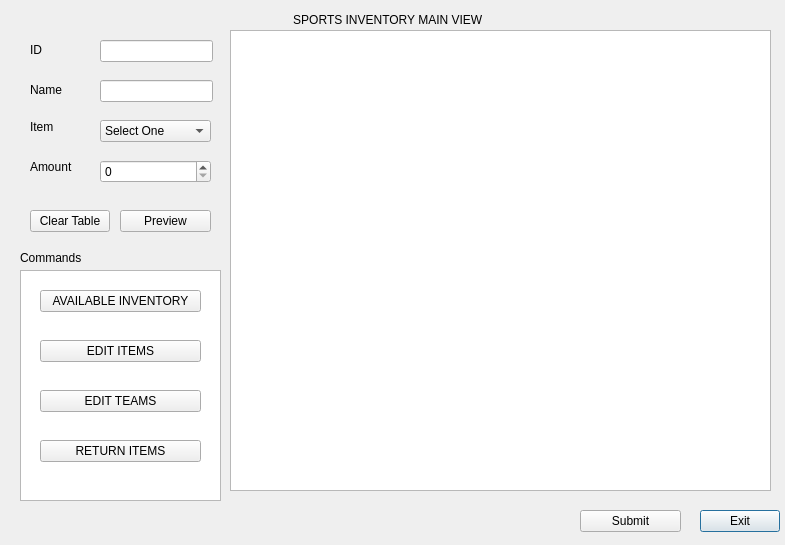
<?xml version="1.0" encoding="UTF-8"?>
<ui version="4.0">
 <class>mainView</class>
 <widget class="QDialog" name="mainView">
  <property name="geometry">
   <rect>
    <x>0</x>
    <y>0</y>
    <width>785</width>
    <height>545</height>
   </rect>
  </property>
  <property name="windowTitle">
   <string>Dialog</string>
  </property>
  <widget class="QLabel" name="label_2">
   <property name="geometry">
    <rect>
     <x>30</x>
     <y>40</y>
     <width>59</width>
     <height>20</height>
    </rect>
   </property>
   <property name="text">
    <string>ID</string>
   </property>
  </widget>
  <widget class="QLineEdit" name="stu_id">
   <property name="geometry">
    <rect>
     <x>100</x>
     <y>40</y>
     <width>113</width>
     <height>22</height>
    </rect>
   </property>
  </widget>
  <widget class="QPushButton" name="exitSystem">
   <property name="geometry">
    <rect>
     <x>700</x>
     <y>510</y>
     <width>80</width>
     <height>22</height>
    </rect>
   </property>
   <property name="text">
    <string>Exit</string>
   </property>
  </widget>
  <widget class="QPushButton" name="clearTable">
   <property name="geometry">
    <rect>
     <x>30</x>
     <y>210</y>
     <width>80</width>
     <height>22</height>
    </rect>
   </property>
   <property name="text">
    <string>Clear Table</string>
   </property>
  </widget>
  <widget class="QTableWidget" name="tableWidget">
   <property name="geometry">
    <rect>
     <x>230</x>
     <y>30</y>
     <width>541</width>
     <height>461</height>
    </rect>
   </property>
  </widget>
  <widget class="QLabel" name="label_3">
   <property name="geometry">
    <rect>
     <x>30</x>
     <y>120</y>
     <width>59</width>
     <height>14</height>
    </rect>
   </property>
   <property name="text">
    <string>Item</string>
   </property>
  </widget>
  <widget class="QPushButton" name="previewTable">
   <property name="geometry">
    <rect>
     <x>120</x>
     <y>210</y>
     <width>91</width>
     <height>22</height>
    </rect>
   </property>
   <property name="text">
    <string>Preview</string>
   </property>
  </widget>
  <widget class="QPushButton" name="submitDb">
   <property name="geometry">
    <rect>
     <x>580</x>
     <y>510</y>
     <width>101</width>
     <height>22</height>
    </rect>
   </property>
   <property name="text">
    <string>Submit</string>
   </property>
  </widget>
  <widget class="QPushButton" name="returnItems">
   <property name="geometry">
    <rect>
     <x>40</x>
     <y>440</y>
     <width>161</width>
     <height>22</height>
    </rect>
   </property>
   <property name="text">
    <string>RETURN ITEMS</string>
   </property>
  </widget>
  <widget class="QTableView" name="tableView">
   <property name="geometry">
    <rect>
     <x>20</x>
     <y>270</y>
     <width>201</width>
     <height>231</height>
    </rect>
   </property>
  </widget>
  <widget class="QComboBox" name="itemsList">
   <property name="geometry">
    <rect>
     <x>100</x>
     <y>120</y>
     <width>111</width>
     <height>22</height>
    </rect>
   </property>
   <item>
    <property name="text">
     <string>Select One</string>
    </property>
   </item>
   <item>
    <property name="text">
     <string>Rugby Balls</string>
    </property>
   </item>
   <item>
    <property name="text">
     <string>Hockey Balls</string>
    </property>
   </item>
   <item>
    <property name="text">
     <string>Table Tennis Bats</string>
    </property>
   </item>
   <item>
    <property name="text">
     <string>Tennis Balls</string>
    </property>
   </item>
  </widget>
  <widget class="QLabel" name="label">
   <property name="geometry">
    <rect>
     <x>30</x>
     <y>80</y>
     <width>59</width>
     <height>20</height>
    </rect>
   </property>
   <property name="text">
    <string>Name</string>
   </property>
  </widget>
  <widget class="QSpinBox" name="getItemCount">
   <property name="geometry">
    <rect>
     <x>100</x>
     <y>160</y>
     <width>111</width>
     <height>23</height>
    </rect>
   </property>
  </widget>
  <widget class="QPushButton" name="editTeams">
   <property name="geometry">
    <rect>
     <x>40</x>
     <y>390</y>
     <width>161</width>
     <height>22</height>
    </rect>
   </property>
   <property name="text">
    <string>EDIT TEAMS</string>
   </property>
  </widget>
  <widget class="QPushButton" name="editItems">
   <property name="geometry">
    <rect>
     <x>40</x>
     <y>340</y>
     <width>161</width>
     <height>22</height>
    </rect>
   </property>
   <property name="text">
    <string>EDIT ITEMS</string>
   </property>
  </widget>
  <widget class="QLabel" name="label_6">
   <property name="geometry">
    <rect>
     <x>20</x>
     <y>250</y>
     <width>81</width>
     <height>16</height>
    </rect>
   </property>
   <property name="text">
    <string>Commands</string>
   </property>
  </widget>
  <widget class="QPushButton" name="availableIventory">
   <property name="geometry">
    <rect>
     <x>40</x>
     <y>290</y>
     <width>161</width>
     <height>22</height>
    </rect>
   </property>
   <property name="text">
    <string>AVAILABLE INVENTORY</string>
   </property>
  </widget>
  <widget class="QLabel" name="label_5">
   <property name="geometry">
    <rect>
     <x>230</x>
     <y>10</y>
     <width>351</width>
     <height>20</height>
    </rect>
   </property>
   <property name="text">
    <string>                   SPORTS INVENTORY MAIN VIEW</string>
   </property>
  </widget>
  <widget class="QLineEdit" name="stu_name">
   <property name="geometry">
    <rect>
     <x>100</x>
     <y>80</y>
     <width>113</width>
     <height>22</height>
    </rect>
   </property>
  </widget>
  <widget class="QLabel" name="label_4">
   <property name="geometry">
    <rect>
     <x>30</x>
     <y>160</y>
     <width>59</width>
     <height>14</height>
    </rect>
   </property>
   <property name="text">
    <string>Amount</string>
   </property>
  </widget>
  <widget class="QPushButton" name="editTeams_2">
   <property name="geometry">
    <rect>
     <x>40</x>
     <y>440</y>
     <width>161</width>
     <height>22</height>
    </rect>
   </property>
   <property name="text">
    <string>RETURN ITEMS</string>
   </property>
  </widget>
 </widget>
 <resources/>
 <connections/>
</ui>
